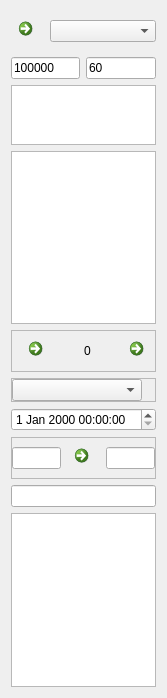
<?xml version="1.0" encoding="UTF-8"?>
<ui version="4.0">
 <class>Form</class>
 <widget class="QWidget" name="Form">
  <property name="geometry">
   <rect>
    <x>0</x>
    <y>0</y>
    <width>149</width>
    <height>698</height>
   </rect>
  </property>
  <property name="windowTitle">
   <string>Form</string>
  </property>
  <layout class="QVBoxLayout" name="verticalLayout">
   <item>
    <widget class="QFrame" name="frameComission_2">
     <property name="frameShape">
      <enum>QFrame::NoFrame</enum>
     </property>
     <property name="frameShadow">
      <enum>QFrame::Raised</enum>
     </property>
     <layout class="QHBoxLayout" name="horizontalLayout_5">
      <property name="leftMargin">
       <number>0</number>
      </property>
      <property name="topMargin">
       <number>0</number>
      </property>
      <property name="rightMargin">
       <number>0</number>
      </property>
      <property name="bottomMargin">
       <number>0</number>
      </property>
      <item>
       <widget class="QCommandLinkButton" name="clbImport">
        <property name="maximumSize">
         <size>
          <width>33</width>
          <height>16777215</height>
         </size>
        </property>
        <property name="font">
         <font>
          <pointsize>13</pointsize>
          <weight>50</weight>
          <bold>false</bold>
          <kerning>true</kerning>
         </font>
        </property>
        <property name="text">
         <string/>
        </property>
        <property name="icon">
         <iconset>
          <normaloff>import.png</normaloff>import.png</iconset>
        </property>
        <property name="description">
         <string/>
        </property>
       </widget>
      </item>
      <item>
       <widget class="QComboBox" name="cmbFolders"/>
      </item>
     </layout>
    </widget>
   </item>
   <item>
    <widget class="QFrame" name="frameComission">
     <property name="frameShape">
      <enum>QFrame::NoFrame</enum>
     </property>
     <property name="frameShadow">
      <enum>QFrame::Raised</enum>
     </property>
     <layout class="QHBoxLayout" name="horizontalLayout">
      <property name="leftMargin">
       <number>0</number>
      </property>
      <property name="topMargin">
       <number>0</number>
      </property>
      <property name="rightMargin">
       <number>0</number>
      </property>
      <property name="bottomMargin">
       <number>0</number>
      </property>
      <item>
       <widget class="QLineEdit" name="leCost">
        <property name="text">
         <string>100000</string>
        </property>
       </widget>
      </item>
      <item>
       <widget class="QLineEdit" name="leComission">
        <property name="text">
         <string>60</string>
        </property>
       </widget>
      </item>
     </layout>
    </widget>
   </item>
   <item>
    <widget class="QListWidget" name="lwStatuses">
     <property name="maximumSize">
      <size>
       <width>16777215</width>
       <height>60</height>
      </size>
     </property>
    </widget>
   </item>
   <item>
    <widget class="QListWidget" name="lwCards"/>
   </item>
   <item>
    <widget class="QFrame" name="frameOkCncl">
     <property name="frameShape">
      <enum>QFrame::StyledPanel</enum>
     </property>
     <property name="frameShadow">
      <enum>QFrame::Raised</enum>
     </property>
     <layout class="QHBoxLayout" name="horizontalLayout_4">
      <property name="spacing">
       <number>0</number>
      </property>
      <property name="topMargin">
       <number>0</number>
      </property>
      <property name="rightMargin">
       <number>0</number>
      </property>
      <property name="bottomMargin">
       <number>0</number>
      </property>
      <item>
       <widget class="QCommandLinkButton" name="clbLoad">
        <property name="maximumSize">
         <size>
          <width>33</width>
          <height>16777215</height>
         </size>
        </property>
        <property name="font">
         <font>
          <pointsize>13</pointsize>
          <weight>50</weight>
          <bold>false</bold>
          <kerning>true</kerning>
         </font>
        </property>
        <property name="text">
         <string/>
        </property>
        <property name="icon">
         <iconset>
          <normaloff>reload.png</normaloff>reload.png</iconset>
        </property>
        <property name="description">
         <string/>
        </property>
       </widget>
      </item>
      <item>
       <spacer name="horizontalSpacer_2">
        <property name="orientation">
         <enum>Qt::Horizontal</enum>
        </property>
        <property name="sizeHint" stdset="0">
         <size>
          <width>111</width>
          <height>20</height>
         </size>
        </property>
       </spacer>
      </item>
      <item>
       <widget class="QLabel" name="lblCount">
        <property name="text">
         <string>0</string>
        </property>
       </widget>
      </item>
      <item>
       <spacer name="horizontalSpacer">
        <property name="orientation">
         <enum>Qt::Horizontal</enum>
        </property>
        <property name="sizeHint" stdset="0">
         <size>
          <width>111</width>
          <height>20</height>
         </size>
        </property>
       </spacer>
      </item>
      <item>
       <widget class="QCommandLinkButton" name="clbUpdate">
        <property name="maximumSize">
         <size>
          <width>33</width>
          <height>16777215</height>
         </size>
        </property>
        <property name="font">
         <font>
          <pointsize>13</pointsize>
          <weight>50</weight>
          <bold>false</bold>
          <kerning>true</kerning>
         </font>
        </property>
        <property name="text">
         <string/>
        </property>
        <property name="icon">
         <iconset>
          <normaloff>ok.png</normaloff>ok.png</iconset>
        </property>
        <property name="description">
         <string/>
        </property>
       </widget>
      </item>
     </layout>
    </widget>
   </item>
   <item>
    <widget class="QFrame" name="frame">
     <property name="frameShape">
      <enum>QFrame::StyledPanel</enum>
     </property>
     <property name="frameShadow">
      <enum>QFrame::Raised</enum>
     </property>
     <layout class="QHBoxLayout" name="horizontalLayout_2">
      <property name="leftMargin">
       <number>0</number>
      </property>
      <property name="topMargin">
       <number>0</number>
      </property>
      <property name="rightMargin">
       <number>0</number>
      </property>
      <property name="bottomMargin">
       <number>0</number>
      </property>
      <item>
       <widget class="QComboBox" name="cmbStatus"/>
      </item>
      <item>
       <widget class="QLabel" name="lblComission">
        <property name="sizePolicy">
         <sizepolicy hsizetype="Maximum" vsizetype="Preferred">
          <horstretch>0</horstretch>
          <verstretch>0</verstretch>
         </sizepolicy>
        </property>
        <property name="text">
         <string/>
        </property>
       </widget>
      </item>
     </layout>
    </widget>
   </item>
   <item>
    <widget class="QDateTimeEdit" name="dateTimeEdit"/>
   </item>
   <item>
    <widget class="QFrame" name="frame_2">
     <property name="frameShape">
      <enum>QFrame::StyledPanel</enum>
     </property>
     <property name="frameShadow">
      <enum>QFrame::Raised</enum>
     </property>
     <layout class="QHBoxLayout" name="horizontalLayout_3">
      <property name="leftMargin">
       <number>0</number>
      </property>
      <property name="topMargin">
       <number>0</number>
      </property>
      <property name="rightMargin">
       <number>0</number>
      </property>
      <property name="bottomMargin">
       <number>0</number>
      </property>
      <item>
       <widget class="QLineEdit" name="lePhone1"/>
      </item>
      <item>
       <widget class="QCommandLinkButton" name="clbTrash">
        <property name="maximumSize">
         <size>
          <width>33</width>
          <height>16777215</height>
         </size>
        </property>
        <property name="font">
         <font>
          <pointsize>13</pointsize>
          <weight>50</weight>
          <bold>false</bold>
          <kerning>true</kerning>
         </font>
        </property>
        <property name="text">
         <string/>
        </property>
        <property name="icon">
         <iconset>
          <normaloff>../crmand/trash.png</normaloff>../crmand/trash.png</iconset>
        </property>
        <property name="description">
         <string/>
        </property>
       </widget>
      </item>
      <item>
       <widget class="QLineEdit" name="lePhone2"/>
      </item>
     </layout>
    </widget>
   </item>
   <item>
    <widget class="QLineEdit" name="leNote"/>
   </item>
   <item>
    <widget class="QListWidget" name="lwCalls"/>
   </item>
  </layout>
 </widget>
 <resources/>
 <connections/>
</ui>
